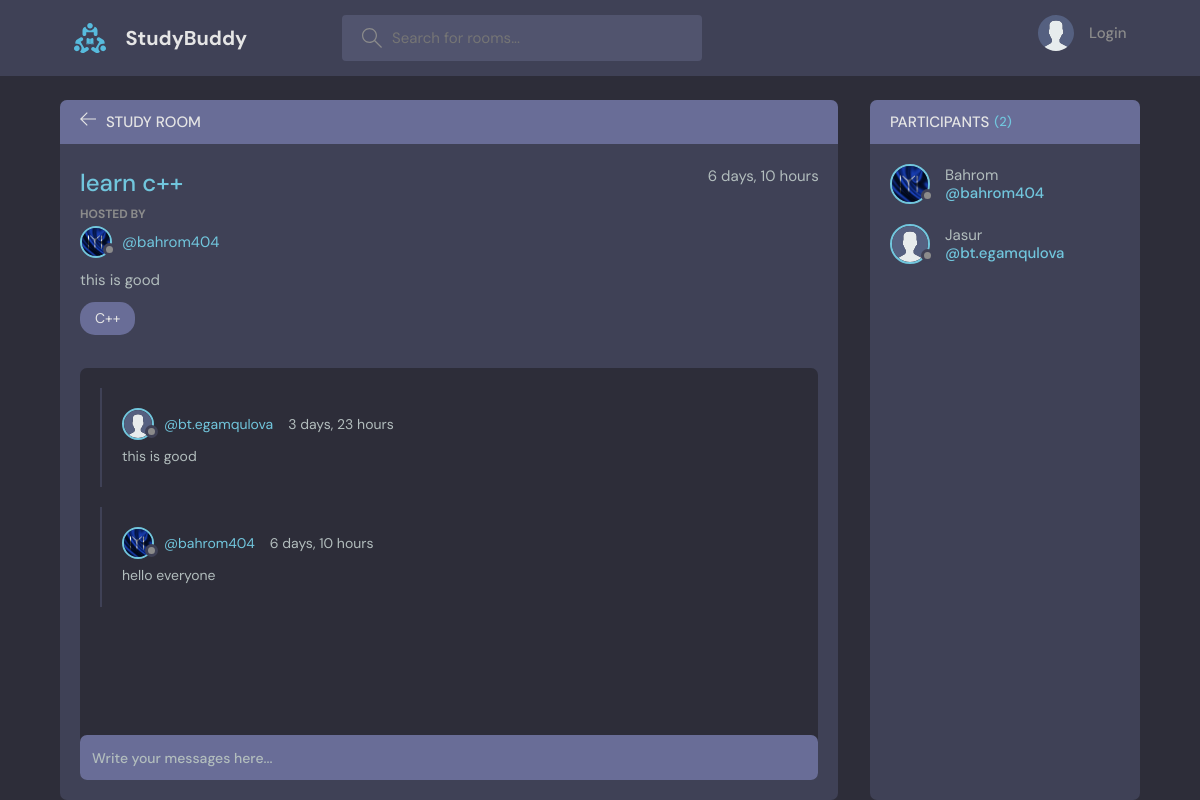
The page /room/1/ on the database its author committed.
### base/models.py (models this page shows, shortened)
class Room(models.Model):
    host = models.ForeignKey(User, on_delete=models.SET_NULL, null=True)
    topic = models.ForeignKey(Topic, on_delete=models.SET_NULL, null=True)
    name = models.CharField(max_length=200)
    description = models.TextField(null=True, blank=True)
    participants = models.ManyToManyField(User, related_name='participants', blank=True)
    updated = models.DateTimeField(auto_now=True)
    created = models.DateTimeField(auto_now_add=True)
    class Meta:
        ordering = ['-updated', '-created']

class User(AbstractUser):
    name = models.CharField(max_length=200, null=True)
    email = models.EmailField(unique=True, null=True)
    bio = models.TextField(null=True)
    avatar = models.ImageField(null=True, default='avatar.svg')
    USERNAME_FIELD = 'email'
    REQUIRED_FIELDS = []

class Topic(models.Model):
    name = models.CharField(max_length=200)
    def __str__(self):
        return self.name

class Message(models.Model):
    user = models.ForeignKey(User, on_delete=models.CASCADE)
    room = models.ForeignKey(Room, on_delete=models.CASCADE, related_name='message')
    body = models.TextField()
    updated = models.DateTimeField(auto_now=True)
    created = models.DateTimeField(auto_now_add=True)
    class Meta:
        ordering = ['-updated', '-created']

### base/views.py (the view)
# urls.py: path('room/<str:pk>/', views.room, name='room'),
def room(request, pk):
    room = Room.objects.get(pk=pk)
    room_messages = room.message.all()
    participants = room.participants.all()
    if request.method == 'POST':
        message = Message.objects.create(user=request.user, room=room, body=request.POST.get('body'))
        room.participants.add(request.user)
        return redirect('room', pk=room.id)
    context = {'room': room, 'room_messages': room_messages, 'participants': participants,}
    return render(request, 'base/room.html', context)

### base/templates/base/room.html (shortened to what this page needs)
{% extends "main.html" %}
{% block content %}
   <main class="profile-page layout layout--2">
      <div class="container">
        <div class="room">
          <div class="room__top">
            <div class="room__topLeft">
              <a href="{% url 'home' %}">
                <svg version="1.1" xmlns="http://www.w3.org/2000/svg" width="32" height="32" viewBox="0 0 32 32">
                  <title>arrow-left</title>
                  <path
                    d="M13.723 2.286l-13.723 13.714 13.719 13.714 1.616-1.611-10.96-10.96h27.625v-2.286h-27.625l10.965-10.965-1.616-1.607z"
                  ></path>
                </svg>
              </a>
              <h3>Study Room</h3>
            </div>
          </div>
          <div class="room__box scroll">
            <div class="room__header scroll">
              <div class="room__info">
                <h3>{{ room.name }}</h3>
                <span>{{ room.created|timesince }}</span>
              </div>
              <div class="room__hosted">
                <p>Hosted By</p>
                <a href="{% url 'profile' room.host.id %}" class="room__author">
                  <div class="avatar avatar--small">
                    <img src="{{ room.host.avatar.url }}" />
                  </div>
                  <span>@{{ room.host.username }}</span>
                </a>
              </div>
              <div class="room__details">
                {{ room.description }}
              </div>
              <span class="room__topics">{{ room.topic }}</span>
            </div>
            <div class="room__conversation">
              <div class="threads scroll">
                {% for room_message in room_messages %}
                <div class="thread">
                  <div class="thread__top">
                    <div class="thread__author">
                      <a href="{% url 'profile' room_message.user.id %}" class="thread__authorInfo">
                        <div class="avatar avatar--small">
                          <img src="{{ room_message.user.avatar.url }}" />
                        </div>
                        <span>@{{ room_message.user.username }}</span>
                      </a>
                      <span class="thread__date">{{ room_message.created|timesince }}</span>
                    </div>
                  </div>
                  <div class="thread__details">
                    {{ room_message.body }}
                  </div>
                </div>
                {% endfor %}
              </div>
            </div>
          </div>
          <div class="room__message">
            <form action="" method="POST">
              <input type="text" name="body" placeholder="Write your messages here...">
          </form>
          </div>
        </div>
        <div class="participants">
          <h3 class="participants__top">Participants <span>({{ participants.count }})</span></h3>
          <div class="participants__list scroll">
            {% for participant in participants %}
            <a href="{% url 'profile' participant.id %}" class="participant">
              <div class="avatar avatar--medium">
                <img src="{{ participant.avatar.url }}" />
              </div>
              <p>
                {{ participant.name }}
                <span>@{{ participant.username }}</span>
              </p>
            </a>
            {% endfor %}
          </div>
        </div>
      </div>
    </main>
{% endblock content %}

### rows shown on the page
Room: name "learn c++", created "6 days, 10 hours", host.avatar (picture), host.username "bahrom404", description "this is good", topic "C++"
Message: user.avatar (placeholder picture), user.username "bt.egamqulova", created "3 days, 23 hours", body "this is good"
Message: user.avatar (picture), user.username "bahrom404", created "6 days, 10 hours", body "hello everyone"
User: avatar (picture), name "Bahrom", username "bahrom404"
User: avatar (placeholder picture), name "Jasur", username "bt.egamqulova"

### other values the page prints
{{ participants.count }} "2"
